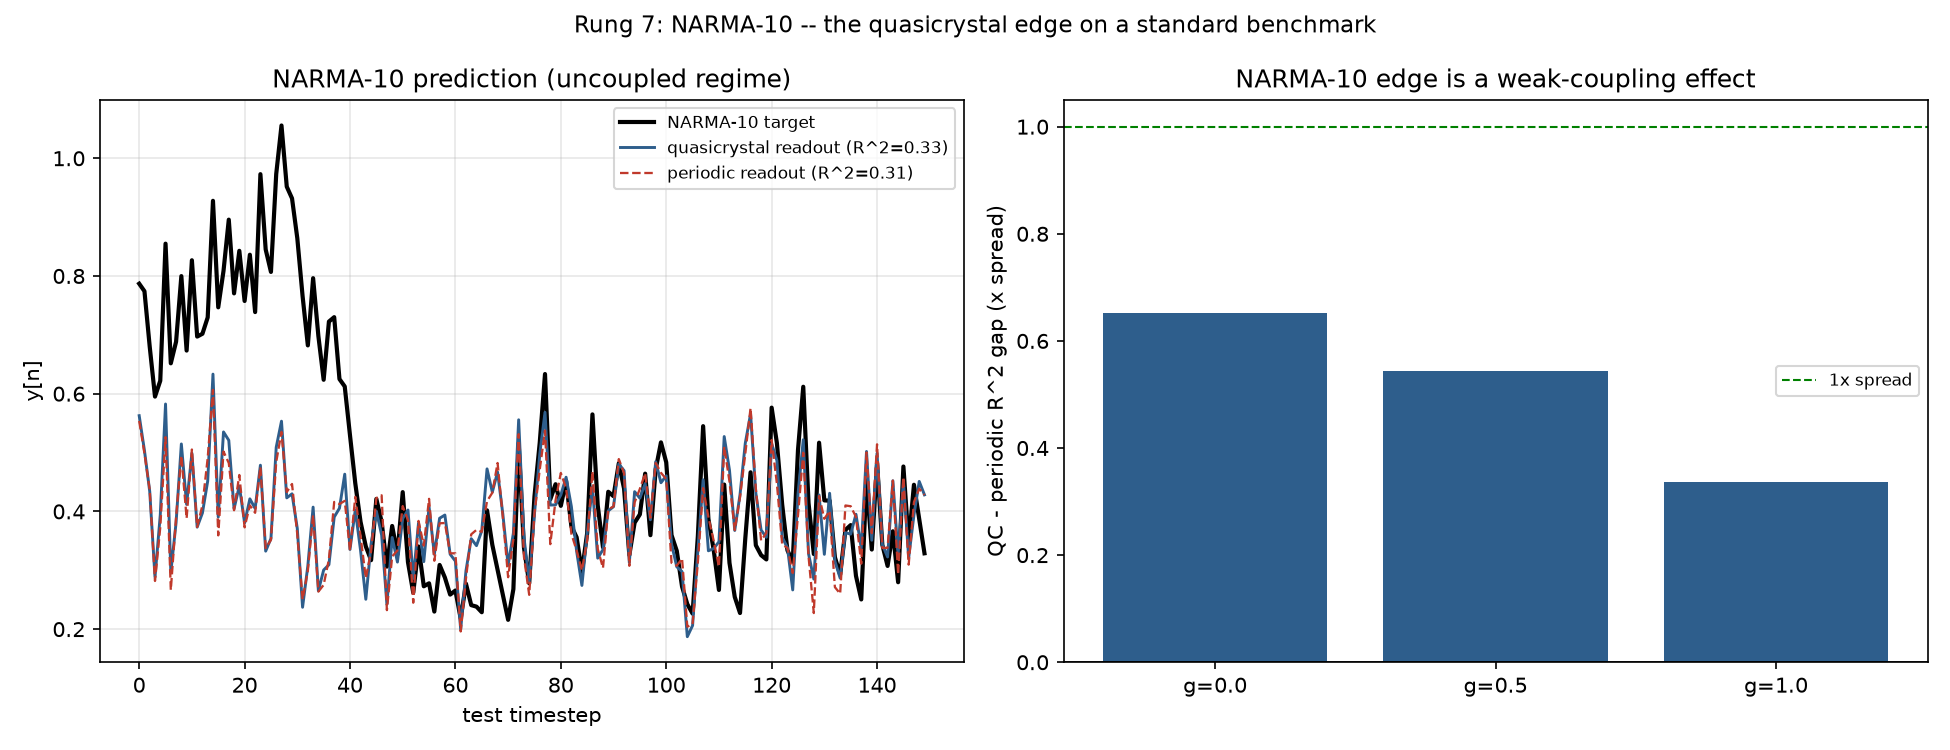

Generate this figure with Python:
#!/usr/bin/env python3
"""
RUNG 7 -- the standard benchmark: NARMA-10.

Everything so far used home-made tasks. NARMA-10 is THE canonical
reservoir-computing benchmark (Atiya-Parlos / Jaeger), so the result speaks
the field's language. It is also a sharp test of our finding: its driving
term is 1.5*u[n]*u[n-9] -- a PRODUCT of two delayed inputs (even-order) with
a memory depth of 10. The quadratic symmetry-selection-rule finding predicts
the quasicrystal should help here, in the weakly-coupled regime, because the
even-order term is exactly what periodic symmetry suppresses.

NARMA-10 system (input u[n] ~ Uniform[0, 0.5]):
  y[n+1] = 0.3 y[n] + 0.05 y[n] * sum_{i=0..9} y[n-i] + 1.5 u[n] u[n-9] + 0.1
The reservoir is driven by u[n] and a linear readout must predict y[n].
Reported as NRMSE (the standard metric) and R^2, QC vs periodic, averaged
over actuator locations. Pre-committed: report whatever it shows.
"""
import os
import sys
import numpy as np
import matplotlib
matplotlib.use("Agg")
import matplotlib.pyplot as plt

HERE = os.path.dirname(os.path.abspath(__file__))
sys.path.insert(0, HERE)
from reservoir_rung4_modeshapes import (  # noqa: E402
    Lx, Ly, debruijn_quasicrystal_points, generate_periodic_holes,
    nearest_elem, ridge_fit, r2, QC_NFOLD, QC_SEED,
)
from reservoir_rung6_stresstest import make_plate, omega_of, run_uncoupled  # noqa: E402
from reservoir_rung5_saturation import run_reservoir_gamma  # noqa: E402

L = 1900
WASHOUT = 200
N_TRAIN = 1200
INPUT_GAIN = 5.0                 # scales u in [0,0.5] up so the nonlinearity engages
_drng = np.random.default_rng(11)
DRIVE_FRACS = [tuple(p) for p in _drng.uniform(0.22, 0.78, size=(12, 2))]


def narma10(u):
    """Generate the NARMA-10 target sequence from input u in [0, 0.5]."""
    n = len(u)
    y = np.zeros(n)
    for t in range(9, n - 1):
        y[t + 1] = (0.3 * y[t]
                    + 0.05 * y[t] * np.sum(y[t - 9:t + 1])
                    + 1.5 * u[t] * u[t - 9]
                    + 0.1)
    return y


def fit_eval(states, target):
    Xtr, Ytr = states[WASHOUT:WASHOUT + N_TRAIN], target[WASHOUT:WASHOUT + N_TRAIN]
    Xte, Yte = states[WASHOUT + N_TRAIN:], target[WASHOUT + N_TRAIN:]
    W = ridge_fit(Xtr, Ytr[:, None], lam=1e-4)
    pred = (Xte @ W)[:, 0]
    nrmse = np.sqrt(np.mean((pred - Yte) ** 2) / (np.var(Yte) + 1e-30))
    return r2(Yte, pred), nrmse, pred, Yte


def race_narma(P_qc, P_per, u_drive, y, gamma=0.0):
    out = {}
    for tag, P in [("qc", P_qc), ("per", P_per)]:
        om = omega_of(P)
        r2s, nrs, ex = [], [], None
        for frac in DRIVE_FRACS:
            e = nearest_elem(P["ctr"], frac)
            w_in = P["Phi"][:, e].copy()
            if gamma == 0.0:
                st = run_uncoupled(om, P["c2"], P["c3"], w_in, u_drive)
            else:
                st = run_reservoir_gamma(om, P["Phi"], P["aw"], P["c2"], P["c3"],
                                         w_in, u_drive, gamma)
            rr, nn, pred, yte = fit_eval(st, y)
            r2s.append(rr); nrs.append(nn)
            if ex is None:
                ex = (pred, yte)
        out[tag] = (np.array(r2s), np.array(nrs), ex)
    return out


def main():
    print("=" * 78)
    print("RUNG 7 -- NARMA-10 benchmark: quasicrystal vs periodic reservoir")
    print("=" * 78)

    rng = np.random.default_rng(0)
    u = rng.uniform(0.0, 0.5, L)
    y = narma10(u)
    print(f"\nNARMA-10 target: range [{y.min():.3f}, {y.max():.3f}], "
          f"finite={np.all(np.isfinite(y))}, depth=10, product term u[n]*u[n-9].")
    u_drive = INPUT_GAIN * u

    print("Building plates (85% coverage, 8-fold QC)...")
    qc = make_plate(debruijn_quasicrystal_points(QC_NFOLD, Lx, Ly, offset_seed=QC_SEED), 85.0)
    per = make_plate(generate_periodic_holes(9, Lx, Ly), 85.0)
    print("done.")

    # ---- main result: uncoupled (weak-coupling regime, where the edge lives) ----
    print("\n" + "-" * 78)
    print("NARMA-10, uncoupled reservoir (gamma=0), 12 actuator locations:")
    print("-" * 78)
    res = race_narma(qc, per, u_drive, y, gamma=0.0)
    (qr, qn, qex), (pr, pn, pex) = res["qc"], res["per"]
    d = qr.mean() - pr.mean(); s = np.hypot(qr.std(), pr.std()) + 1e-9
    print(f"  quasicrystal:  R^2 = {qr.mean():.3f}+/-{qr.std():.3f}   "
          f"NRMSE = {qn.mean():.3f}+/-{qn.std():.3f}")
    print(f"  periodic:      R^2 = {pr.mean():.3f}+/-{pr.std():.3f}   "
          f"NRMSE = {pn.mean():.3f}+/-{pn.std():.3f}")
    print(f"  gap (R^2): {d:+.3f}  ({d/s:+.1f}x spread)  -> "
          f"{'QUASICRYSTAL better' if (d>0 and d/s>=1) else 'periodic better' if (d<0 and abs(d)/s>=1) else 'tie'}")

    # ---- confirm it's a weak-coupling effect: gap vs gamma ----
    print("\n  gap vs coupling strength (should shrink as coupling rises):")
    gammas = [0.0, 0.5, 1.0]
    gaps = []
    for g in gammas:
        rr = race_narma(qc, per, u_drive, y, gamma=g)
        a, b = rr["qc"][0], rr["per"][0]
        dd = a.mean() - b.mean(); ss = np.hypot(a.std(), b.std()) + 1e-9
        gaps.append((g, a.mean(), b.mean(), dd, dd / ss))
        print(f"    gamma={g:.1f}:  QC R^2 {a.mean():.3f}  per {b.mean():.3f}  "
              f"gap {dd:+.3f} ({dd/ss:+.1f}x)")

    # ---- plot ----
    fig, (a1, a2) = plt.subplots(1, 2, figsize=(13, 5))
    pred, yte = qex
    seg = slice(0, 150)
    a1.plot(yte[seg], "k-", lw=2, label="NARMA-10 target")
    a1.plot(pred[seg], "-", color="#2E5E8C", lw=1.4,
            label=f"quasicrystal readout (R^2={qr.mean():.2f})")
    a1.plot(pex[0][seg], "--", color="#C0392B", lw=1.1,
            label=f"periodic readout (R^2={pr.mean():.2f})")
    a1.set_title("NARMA-10 prediction (uncoupled regime)")
    a1.set_xlabel("test timestep"); a1.set_ylabel("y[n]")
    a1.legend(fontsize=8); a1.grid(alpha=0.3)

    gg = np.array(gaps)
    a2.bar(np.arange(len(gg)), gg[:, 4], color="#2E5E8C")
    a2.axhline(1.0, color="green", ls="--", lw=1, label="1x spread")
    a2.axhline(0, color="k", lw=0.8)
    a2.set_xticks(np.arange(len(gg))); a2.set_xticklabels([f"g={g:.1f}" for g in gammas])
    a2.set_ylabel("QC - periodic R^2 gap (x spread)")
    a2.set_title("NARMA-10 edge is a weak-coupling effect"); a2.legend(fontsize=8)

    fig.suptitle("Rung 7: NARMA-10 -- the quasicrystal edge on a standard benchmark",
                 fontsize=11)
    fig.tight_layout()
    out = os.path.join(HERE, "reservoir_rung7_narma.png")
    fig.savefig(out, dpi=150); plt.close(fig)
    print(f"\nSaved {out}")

    # ---- verdict ----
    print("\n" + "=" * 78)
    print("HONEST VERDICT (rung 7)")
    print("=" * 78)
    win = d > 0 and d / s >= 1.0
    shrinks = gaps[0][4] > gaps[-1][4]
    print(f"  uncoupled NARMA-10: QC {'beats' if win else 'ties'} periodic "
          f"({d:+.3f} R^2, {d/s:+.1f}x).")
    print(f"  edge {'shrinks' if shrinks else 'does NOT shrink'} as coupling rises "
          f"({gaps[0][4]:+.1f}x -> {gaps[-1][4]:+.1f}x).")
    if win and shrinks:
        print("  => The selection-rule advantage SHOWS UP on the standard benchmark,")
        print("     in the regime predicted, on a task with a real even-order term and")
        print("     depth-10 memory. Modest, weak-coupling, even-order -- but it holds")
        print("     on the field's own yardstick, not just our home-made tasks.")
    else:
        print("  => On NARMA-10 the picture differs from the toy tasks -- report it")
        print("     straight (NARMA mixes even drive with recurrent output feedback, so")
        print("     it is not purely even-order; the edge may be diluted).")
    print("=" * 78)


if __name__ == "__main__":
    main()
